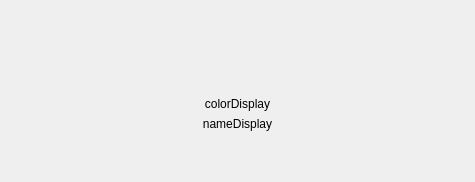
<?xml version="1.0" encoding="UTF-8"?>
<ui version="4.0">
 <class>Form</class>
 <widget class="QWidget" name="Form">
  <property name="geometry">
   <rect>
    <x>0</x>
    <y>0</y>
    <width>475</width>
    <height>182</height>
   </rect>
  </property>
  <property name="windowTitle">
   <string>Form</string>
  </property>
  <layout class="QVBoxLayout" name="verticalLayout" stretch="0,5,1,1,0">
   <item>
    <spacer name="verticalSpacer_2">
     <property name="orientation">
      <enum>Qt::Vertical</enum>
     </property>
     <property name="sizeHint" stdset="0">
      <size>
       <width>20</width>
       <height>40</height>
      </size>
     </property>
    </spacer>
   </item>
   <item>
    <widget class="QWidget" name="widget" native="true"/>
   </item>
   <item>
    <widget class="QLabel" name="label_2">
     <property name="text">
      <string>colorDisplay</string>
     </property>
     <property name="alignment">
      <set>Qt::AlignCenter</set>
     </property>
    </widget>
   </item>
   <item>
    <widget class="QLabel" name="label">
     <property name="text">
      <string>nameDisplay</string>
     </property>
     <property name="alignment">
      <set>Qt::AlignCenter</set>
     </property>
    </widget>
   </item>
   <item>
    <spacer name="verticalSpacer">
     <property name="orientation">
      <enum>Qt::Vertical</enum>
     </property>
     <property name="sizeHint" stdset="0">
      <size>
       <width>20</width>
       <height>40</height>
      </size>
     </property>
    </spacer>
   </item>
  </layout>
 </widget>
 <resources/>
 <connections/>
</ui>
